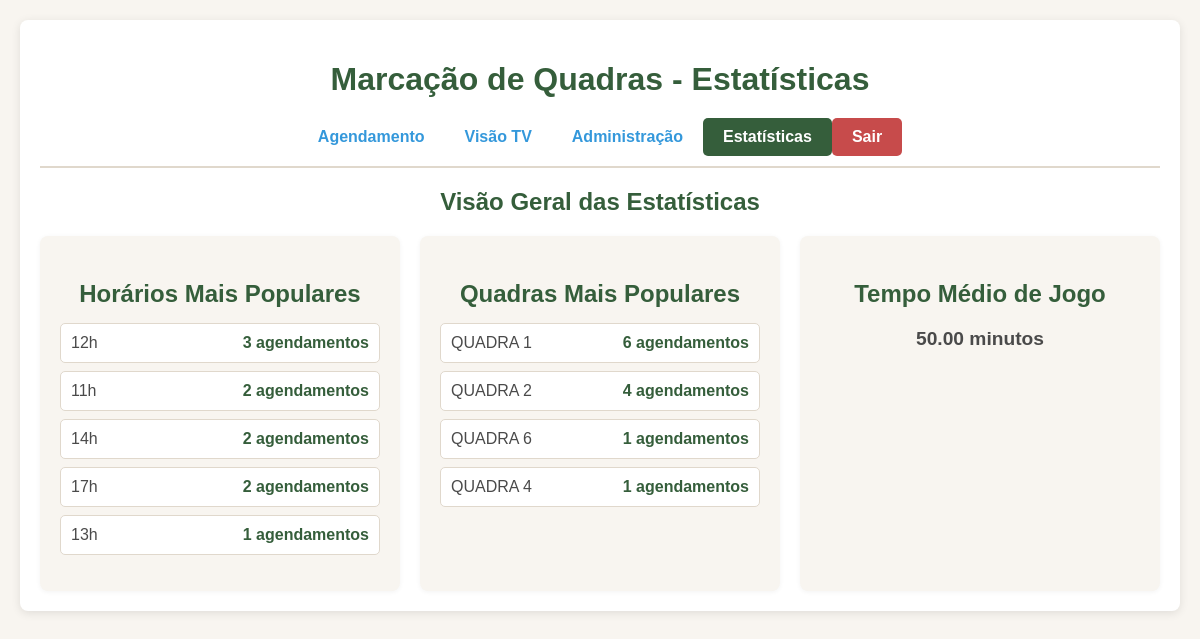
The page /statistics (signed in) on the database as committed earlier.
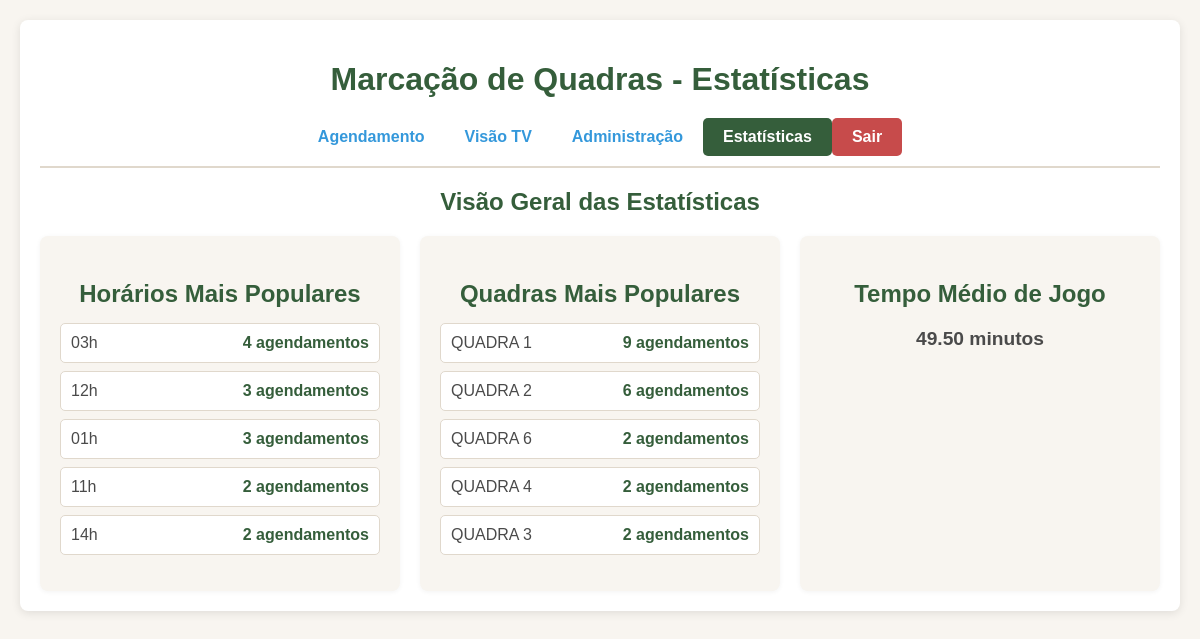
The same page on the database as committed later.
### tables this page shows
CREATE TABLE bookings (
            id INTEGER PRIMARY KEY AUTOINCREMENT,
            courtId TEXT NOT NULL,
            startTime TEXT NOT NULL,
            endTime TEXT NOT NULL,
            players TEXT NOT NULL, -- Armazenado como JSON string
            status TEXT NOT NULL,
            bookedBy TEXT,
            isBlockBooking INTEGER NOT NULL, -- 0 para False, 1 para True
            blockBookingReason TEXT,
            createdAt TEXT NOT NULL
        );

### app.py (the view)
@app.route('/statistics')
@login_required
@role_required(['admin']) # Somente admin pode ver estatísticas
def statistics_panel():
    all_bookings = get_bookings_db()
    hour_counts = {}
    for booking in all_bookings:
        start_hour = booking['startTime'].hour
        hour_counts[start_hour] = hour_counts.get(start_hour, 0) + 1
    sorted_hours = sorted(hour_counts.items(), key=lambda item: item[1], reverse=True)
    most_popular_hours = [(f"{hour:02d}h", count) for hour, count in sorted_hours[:5]]
    court_counts = {}
    for booking in all_bookings:
        court_counts[booking['courtId']] = court_counts.get(booking['courtId'], 0) + 1
    sorted_courts = sorted(court_counts.items(), key=lambda item: item[1], reverse=True)
    most_popular_courts = [(court, count) for court, count in sorted_courts[:5]]
    total_duration = 0
    count_confirmed = 0
    for booking in all_bookings:
        if not booking.get('isBlockBooking') and booking.get('status') == 'confirmed':
            duration = (booking['endTime'] - booking['startTime']).total_seconds() / 60
            total_duration += duration
            count_confirmed += 1
    average_play_time = (total_duration / count_confirmed) if count_confirmed > 0 else 0
    return render_template('statistics.html',
                           most_popular_hours=most_popular_hours,
                           most_popular_courts=most_popular_courts,
                           average_play_time=average_play_time)

### app.py (called while the page is built)
def get_db():
    if 'db' not in g:
        g.db = sqlite3.connect(DB_FILE, check_same_thread=False)
        g.db.row_factory = sqlite3.Row # Configura o cursor para retornar linhas como objetos Row
    return g.db

def get_user_by_id(user_id):
    conn = get_db()
    cursor = conn.cursor()
    cursor.execute("SELECT id, username, password_hash, role FROM users WHERE id = ?", (user_id,))
    return cursor.fetchone()

@app.before_request
def load_logged_in_user():
    user_id = session.get('user_id')
    if user_id is None:
        g.user = None
    else:
        g.user = get_user_by_id(user_id)

def login_required(view):
    @wraps(view)
    def wrapped_view(**kwargs):
        if g.user is None:
            flash("Você precisa estar logado para acessar esta página.", "error")
            return redirect(url_for('login'))
        return view(**kwargs)
    return wrapped_view

### templates/statistics.html (shortened to what this page needs)
<!DOCTYPE html>
<html lang="pt-BR">
<head>
</head>
<body>
    <div class="container">
        <h1>Marcação de Quadras - Estatísticas</h1>
        <div class="navbar">
            {% if g.user and (g.user.role == 'admin' or g.user.role == 'operator') %}
            <a href="{{ url_for('index') }}">Agendamento</a>
            {% endif %}
            {% if g.user and (g.user.role == 'admin' or g.user.role == 'viewer') %}
            <a href="{{ url_for('tv_view') }}">Visão TV</a>
            {% endif %}
            {% if g.user and g.user.role == 'admin' %}
            <a href="{{ url_for('admin_panel') }}">Administração</a>
            <a href="{{ url_for('statistics_panel') }}" class="active">Estatísticas</a>
            {% endif %}
            {% if g.user %}
            <a href="{{ url_for('logout') }}" style="background-color: var(--color-red-delete); color: white;">Sair</a>
            {% endif %}
        </div>
        <h2>Visão Geral das Estatísticas</h2>
        <div class="statistics-grid">
            <div class="statistic-card">
                <h3>Horários Mais Populares</h3>
                {% if most_popular_hours %}
                <ul>
                    {% for hour, count in most_popular_hours %}
                        <li>{{ hour }} <span class="value">{{ count }} agendamentos</span></li>
                    {% endfor %}
                </ul>
                {% else %}
                <p>Nenhum dado disponível.</p>
                {% endif %}
            </div>
            <div class="statistic-card">
                <h3>Quadras Mais Populares</h3>
                {% if most_popular_courts %}
                <ul>
                    {% for court, count in most_popular_courts %}
                        <li>{{ court }} <span class="value">{{ count }} agendamentos</span></li>
                    {% endfor %}
                </ul>
                {% else %}
                <p>Nenhum dado disponível.</p>
                {% endif %}
            </div>
            <div class="statistic-card">
                <h3>Tempo Médio de Jogo</h3>
                {% if average_play_time > 0 %}
                <p><span class="value">{{ '%.2f' | format(average_play_time) }}</span> minutos</p>
                {% else %}
                <p>Nenhum dado disponível.</p>
                {% endif %}
            </div>
        </div>
    </div>
</body>
</html>

Rows that differ between the two databases and show on the page:
computed for bookings "QUADRA 1": count "6" → "9"
computed for bookings "QUADRA 2": count "4" → "6"
computed for bookings "QUADRA 6": isBlockBooking "1" → "2"
computed for bookings "QUADRA 4": isBlockBooking "1" → "2"
added bookings: courtId "QUADRA 3", count "2"
Other text that changed with them:
{{ '%.2f' | format(average_play_time) }}: "50.00" → "49.50"
new list line: "03h 4 agendamentos"
new list line: "01h 3 agendamentos"
list line gone: "17h 2 agendamentos"
list line gone: "13h 1 agendamentos"
